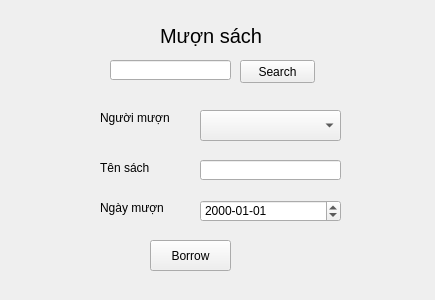
<?xml version="1.0" encoding="UTF-8"?>
<ui version="4.0">
 <class>BorrowBook</class>
 <widget class="QWidget" name="BorrowBook">
  <property name="geometry">
   <rect>
    <x>0</x>
    <y>0</y>
    <width>435</width>
    <height>300</height>
   </rect>
  </property>
  <property name="windowTitle">
   <string>Form</string>
  </property>
  <property name="styleSheet">
   <string notr="true"/>
  </property>
  <widget class="QLabel" name="label">
   <property name="geometry">
    <rect>
     <x>160</x>
     <y>20</y>
     <width>111</width>
     <height>31</height>
    </rect>
   </property>
   <property name="styleSheet">
    <string notr="true">font-size:20px</string>
   </property>
   <property name="text">
    <string>Mượn sách</string>
   </property>
  </widget>
  <widget class="QLineEdit" name="lineEditSearch">
   <property name="geometry">
    <rect>
     <x>110</x>
     <y>60</y>
     <width>121</width>
     <height>20</height>
    </rect>
   </property>
  </widget>
  <widget class="QPushButton" name="pushButtonSearch">
   <property name="geometry">
    <rect>
     <x>240</x>
     <y>60</y>
     <width>75</width>
     <height>23</height>
    </rect>
   </property>
   <property name="text">
    <string>Search</string>
   </property>
  </widget>
  <widget class="QLabel" name="label_2">
   <property name="geometry">
    <rect>
     <x>100</x>
     <y>110</y>
     <width>71</width>
     <height>16</height>
    </rect>
   </property>
   <property name="styleSheet">
    <string notr="true">font-size:12px</string>
   </property>
   <property name="text">
    <string>Người mượn</string>
   </property>
  </widget>
  <widget class="QComboBox" name="comboBoxNguoiMuon">
   <property name="geometry">
    <rect>
     <x>200</x>
     <y>110</y>
     <width>141</width>
     <height>31</height>
    </rect>
   </property>
  </widget>
  <widget class="QLabel" name="label_3">
   <property name="geometry">
    <rect>
     <x>100</x>
     <y>160</y>
     <width>71</width>
     <height>16</height>
    </rect>
   </property>
   <property name="styleSheet">
    <string notr="true">font-size:12px</string>
   </property>
   <property name="text">
    <string>Tên sách </string>
   </property>
  </widget>
  <widget class="QLineEdit" name="lineBookName">
   <property name="geometry">
    <rect>
     <x>200</x>
     <y>160</y>
     <width>141</width>
     <height>20</height>
    </rect>
   </property>
  </widget>
  <widget class="QLabel" name="label_4">
   <property name="geometry">
    <rect>
     <x>100</x>
     <y>200</y>
     <width>71</width>
     <height>16</height>
    </rect>
   </property>
   <property name="styleSheet">
    <string notr="true">font-size:12px</string>
   </property>
   <property name="text">
    <string>Ngày mượn</string>
   </property>
  </widget>
  <widget class="QPushButton" name="pushButtonBorrow">
   <property name="geometry">
    <rect>
     <x>150</x>
     <y>240</y>
     <width>81</width>
     <height>31</height>
    </rect>
   </property>
   <property name="text">
    <string>Borrow</string>
   </property>
  </widget>
  <widget class="QDateEdit" name="dateBorrow">
   <property name="geometry">
    <rect>
     <x>200</x>
     <y>200</y>
     <width>141</width>
     <height>22</height>
    </rect>
   </property>
   <property name="displayFormat">
    <string>yyyy-MM-dd</string>
   </property>
  </widget>
 </widget>
 <resources/>
 <connections/>
</ui>
